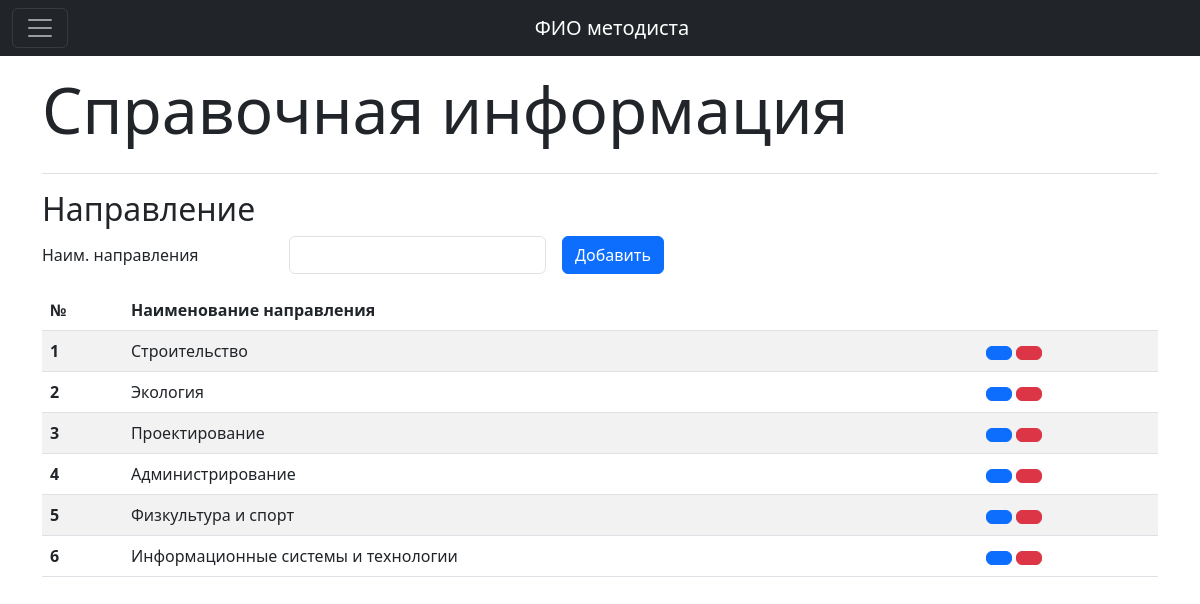
Page /index.php/focus/browse on the committed database.
### tables this page shows
CREATE TABLE `focus` (
  `ID_focus` int NOT NULL,
  `name_focus` varchar(200) NOT NULL
);

### application/controllers/Focus.php (called while the page is built, shortened)
<?php
class Focus extends CI_Controller {
	public function browse()
	{
        $this->load->model('focus_m');
        $data['focus'] = $this->focus_m->sel_focus();
		$this->load->view('template/header.php');
        $this->load->view('template/sidebar.php');
		$this->load->view('page/info/focus.php', $data);
        $this->load->view('template/footer.php');
        $this->load->view('page/methodist/modal_info.php');
	}
}

### index.php (called while the page is built, shortened)
<?php
require_once BASEPATH.'core/CodeIgniter.php';

### application/models/Focus_m.php (called while the page is built, shortened)
<?php
class Focus_m extends CI_Model {
    public function sel_focus()
    {
        $query = $this->db->get('focus');
        return $query->result_array();
    }
}

### application/views/page/info/focus.php (the view, shortened to what this page needs)
<main class="container">
	<div class="d-flex justify-content-between flex-wrap flex-md-nowrap align-items-center pt-3 pb-2 mb-3 border-bottom">
		<h1 class="display-3 text-center mb-3">Справочная информация</h1>
	</div>
	<h2>Направление</h2>
	<form class="row g-3 mb-3" action="focus/add_focus" method="post">
		<div class="col-auto">
			<input type="text" readonly class="form-control-plaintext" value="Наим. направления">
		</div>
		<div class="col-auto">
			<input type="text" name="name_focus" class="form-control" required>
		</div>
		<div class="col-auto">
			<button type="submit" class="btn btn-primary">Добавить</button>
		</div>
	</form>
	<div class="table-responsive">
		<div class="data_table">
			<table id="table_focus" class="table table-striped" style="width:100%">
				<thead>
					<tr>
						<th>№</th>
						<th>Наименование направления</th>
						<th></th>
					</tr>
				</thead>
				<tbody>
					<?php foreach ($focus as $row) {?>
					<tr>
						<th scope="row"><?=$row['ID_focus']?></th>
						<td><?=$row['name_focus']?></td>
						<td>
							<button type="button" class="btn btn-primary" data-bs-toggle="modal"
								data-bs-target="#modal_info"
								data-id_info="<?=$row['ID_focus']?>"
								data-name_info="<?=$row['name_focus']?>">
							</button>
							<a href="focus/del_focus?ID_focus='.<?=$row['ID_focus']?>" class="btn btn-danger">
							</a>
						</td>
					</tr>
					<?php }?>
				</tbody>
			</table>
		</div>
	</div>
</main>

### rows in the picture
focus: ID_focus "1", name_focus "Строительство"
focus: ID_focus "2", name_focus "Экология"
focus: ID_focus "3", name_focus "Проектирование"
focus: ID_focus "4", name_focus "Администрирование"
focus: ID_focus "5", name_focus "Физкультура и спорт"
focus: ID_focus "6", name_focus "Информационные системы и технологии"
